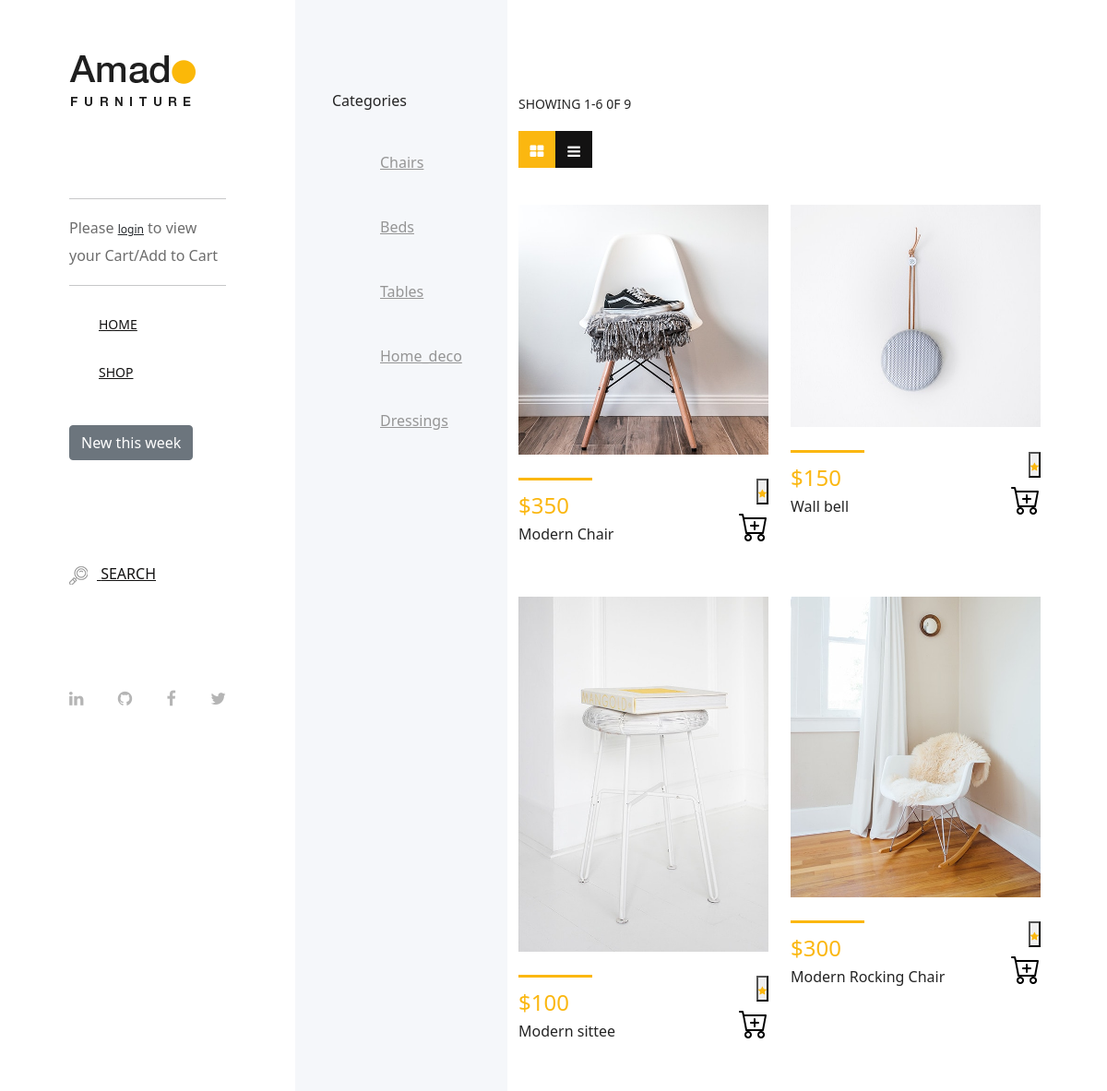
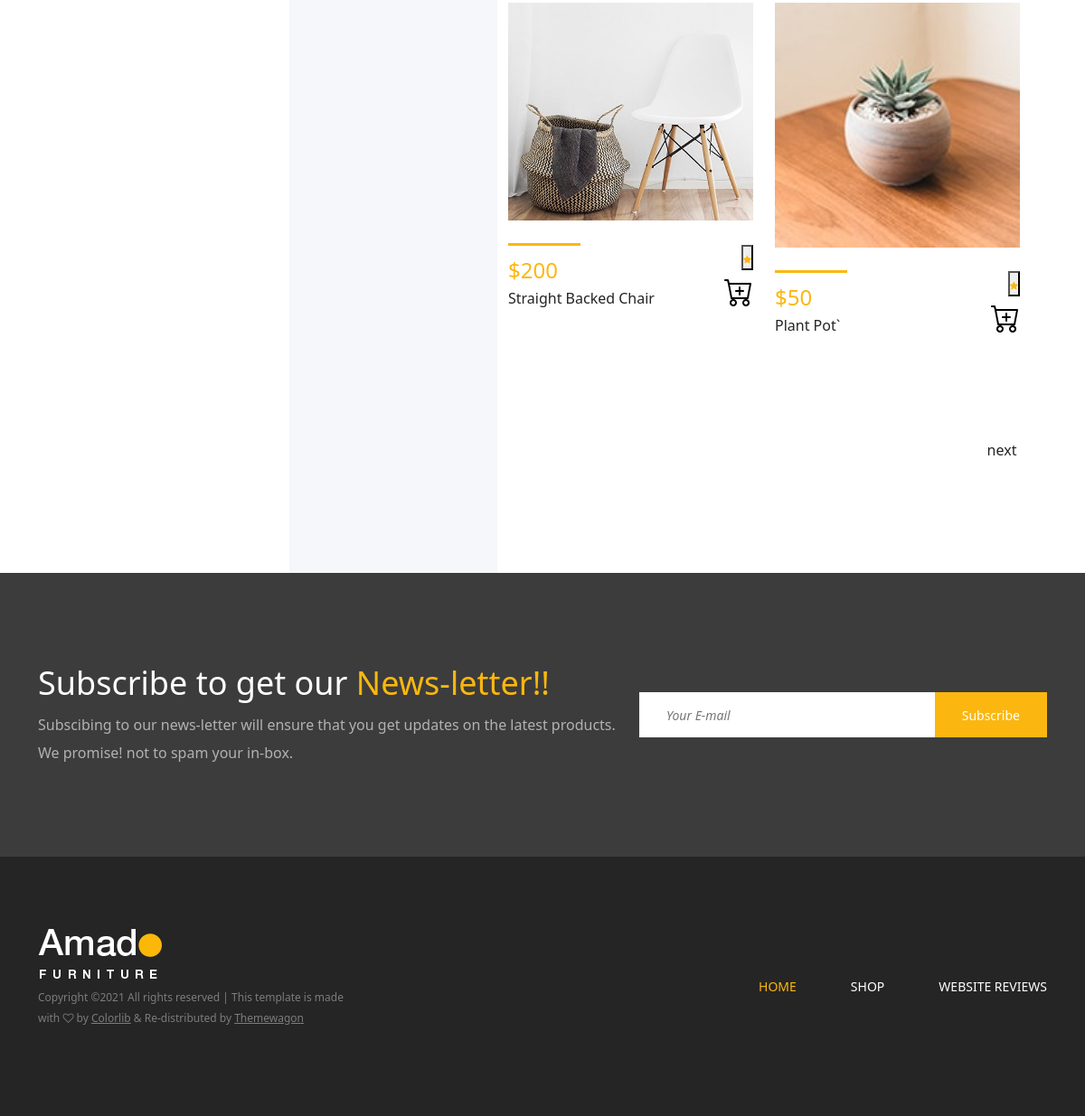
Page /shop on the committed database (2 pictures, top to bottom).
### main/models.py (models this page shows, shortened)
class Product(models.Model):
    Category_choices = [
    ('chairs', 'chairs'),
    ('beds', 'beds'),
    ('tables', 'tables'),
    ('home_deco', 'home_deco'),
    ('dressings', 'dressings')
]
    name = models.CharField(max_length=100)
    price = models.IntegerField(null=False, blank=False)
    image = models.ImageField(upload_to ='products/')
    category = models.CharField(choices=Category_choices, max_length=50)
    date = models.DateTimeField(default=datetime.now)
    def categories(self):
        cat = self.Category_choices
        cat2 = []
        for choices in cat:
            cat2.append(choices[-1])
        return  cat2

### main/views.py (the view)
# urls.py: path('shop', ShopView.as_view(), name='shop'),
class ShopView(View):
    def get(self, request, *args, **kwargs):
        products = Product.objects.all()
        paginator = Paginator(products, 6)
        page_number = request.GET.get('page')
        page_obj = paginator.get_page(page_number)
        prod = Product().categories
        if not request.user.is_authenticated:
             total_no_of_products = 0
        else:
            cart_objects = Cart.objects.filter(user = request.user)
            total_no_of_products = cart_objects.count()
        context = {
            'page_obj': page_obj,
            'paginator': paginator,
            'categories': prod,
            'total_no_of_products': total_no_of_products,
        }
        return render(request, 'main/shop.html', context)

### main/templates/main/shop.html (shortened to what this page needs)
{% extends 'main/base.html' %}
{% block content %}
        <div class="shop_sidebar_area">
            <div class="widget catagory mb-50">
                <h6 class="widget-title mb-30">Categories</h6>
                <div class="catagories-menu">
                    {% for cat in categories %}
                        <ul>
                            <li><a href="{% url 'category' cat %}">{{ cat }}</a></li>
                        </ul>
                    {% endfor %}
                </div>
            </div>
        </div>
        <div class="amado_product_area section-padding-100">
            <div class="container-fluid">
                <div class="row">
                    <div class="col-12">
                        <div class="product-topbar d-xl-flex align-items-end justify-content-between">
                            <div class="total-products">
                                <p>Showing 1-{{ page_obj.object_list.count }} 0f {{ paginator.count }}</p>
                                <div class="view d-flex">
                                    <a href="#"><i class="fa fa-th-large" aria-hidden="true"></i></a>
                                    <a href="#"><i class="fa fa-bars" aria-hidden="true"></i></a>
                                </div>
                            </div>
                        </div>
                    </div>
                </div>
                <div class="row">
                    {% for product in page_obj %}
                    <div class="col-12 col-sm-6 col-md-12 col-xl-6">
                        <div class="single-product-wrapper">
                            <div class="product-img">
                                <img src="{{ product.image.url }}" alt="product image">
                            </div>
                            <div class="product-description d-flex align-items-center justify-content-between">
                                <div class="product-meta-data">
                                    <div class="line"></div>
                                    <p class="product-price">${{ product.price }}</p>
                                    <h6>{{ product.name }}</h6>
                                </div>
                                <div class="ratings-cart text-right">
                                    <div class="ratings">
                                        <form action="{% url 'add_favorites' product.pk %}" method="post">
                                            <button type="submit" data-toggle="tooltip" data-placement="left" title="Add to Favorites"><i class="fa fa-star" aria-hidden="true"></i></button>
                                        </form>
                                    </div>
                                    <div class="cart">
                                        <a href="{% url 'product_detail' product.pk %}" data-toggle="tooltip" data-placement="left" title="Add to Cart"><i class="bi bi-cart-plus" style="font-size: 2rem; color: black;"></i></a>
                                    </div>
                                </div>
                            </div>
                        </div>
                    </div>
                    {% endfor %}
                </div>
                <div class="row">
                    <div class="col-12">
                        <nav aria-label="navigation">
                            <ul class="pagination justify-content-end mt-50">
                                {% if page_obj.has_next %}
                                <li class="page-item"><a class="page-link" href="?page={{ page_obj.next_page_number }}">next</a></li>
                                {% endif %}
                            </ul>
                        </nav>
                    </div>
                </div>
            </div>
        </div>
    </div>
{% endblock content %}

### static/main/css/core-style.css (style rules this page uses)
* { margin: 0; padding: 0; }
body { font-family: "helveticaneuemedium"; font-size: 16px; }
h1, h2, h3, h4, h5, h6 { color: #242424; line-height: 1.3; font-weight: 400; }
p { color: #6d6d6d; font-size: 16px; line-height: 1.9; font-weight: 400; }
a { -webkit-transition: all 500ms ease 0s; transition: all 500ms ease 0s; text-decoration: none; outline: 0 solid transparent; color: #131212; font-weight: 400; font-size: 12px; }
ul, ol { margin: 0; }
ul li, ol li { list-style: none; }
img { height: auto; max-width: 100%; }
.mt-50 { margin-top: 50px !important; }
.mb-30 { margin-bottom: 30px !important; }
.mb-50 { margin-bottom: 50px !important; }
.section-padding-100 { padding-top: 100px; padding-bottom: 100px; }
.main-content-wrapper .shop_sidebar_area { position: relative; z-index: 1; -webkit-box-flex: 0; -ms-flex: 0 0 230px; flex: 0 0 230px; width: 230px; max-width: 230px; background-color: #f5f7fa; padding: 100px 40px; }
.main-content-wrapper .amado_product_area { position: relative; z-index: 1; -webkit-box-flex: 0; -ms-flex: 0 0 calc(95% - 550px); flex: 0 0 calc(95% - 550px); width: calc(95% - 550px); max-width: calc(95% - 550px); }
.single-product-wrapper { position: relative; z-index: 1; margin-bottom: 50px; overflow: hidden; background-color: #ffffff; }
.single-product-wrapper .product-img { position: relative; z-index: 1; overflow: hidden; }
.single-product-wrapper .product-img img { width: 100%; -webkit-transition-duration: 500ms; transition-duration: 500ms; }
.single-product-wrapper .product-description { position: relative; z-index: 1; margin-top: 25px; }
.single-product-wrapper .product-description .product-meta-data .line { width: 80px; height: 3px; background-color: #fbb710; margin-bottom: 15px; display: block; }
.single-product-wrapper .product-description .product-meta-data .product-price { line-height: 1; color: #fbb710; font-size: 24px; margin-bottom: 10px; }
.single-product-wrapper .product-description .ratings-cart .ratings i { font-size: 10px; color: #fbb710; }
.single-product-wrapper .product-description .ratings-cart .cart { display: block; }
.pagination { position: relative; z-index: 1; }
.pagination .page-item .page-link { width: 40px; height: 40px; border: none; font-size: 16px; font-weight: 400; line-height: 40px; padding: 0; text-align: center; color: #242424; }
.pagination .page-item:first-child .page-link { margin-left: 0; border-top-left-radius: 0; border-bottom-left-radius: 0; }
.pagination .page-item:last-child .page-link { margin-left: 0; border-top-right-radius: 0; border-bottom-right-radius: 0; }
.widget { position: relative; z-index: 1; }
.widget .widget-title { font-size: 16px; text-transform: capitalize; color: #242424; }
.widget .catagories-menu li a { text-transform: capitalize; font-size: 16px; padding: 15px 0 15px 20px; display: block; font-weight: 400; color: #959595; }
.product-topbar { position: relative; z-index: 100; margin-bottom: 40px; }
.product-topbar .total-products p { margin-bottom: 15px; font-size: 14px; color: #242424; text-transform: uppercase; }
.product-topbar .total-products .view a { -webkit-box-flex: 0; -ms-flex: 0 0 40px; flex: 0 0 40px; width: 40px; height: 40px; background-color: #131212; color: #fff; font-size: 16px; text-align: center; line-height: 44px; }
.product-topbar .total-products .view a:first-child { background-color: #fbb710; }

### rows in the picture
Product: image (picture), price "350", name "Modern Chair"
Product: image (picture), price "150", name "Wall bell"
Product: image (picture), price "100", name "Modern sittee"
Product: image (picture), price "300", name "Modern Rocking Chair"
Product: image (picture), price "200", name "Straight Backed Chair"
Product: image (picture), price "50", name "Plant Pot`"

### other values in the picture
{{ cat }} "Chairs" "Beds" "Tables" "Home_deco" "Dressings"
{{ page_obj.object_list.count }} "6"
{{ paginator.count }} "9"
